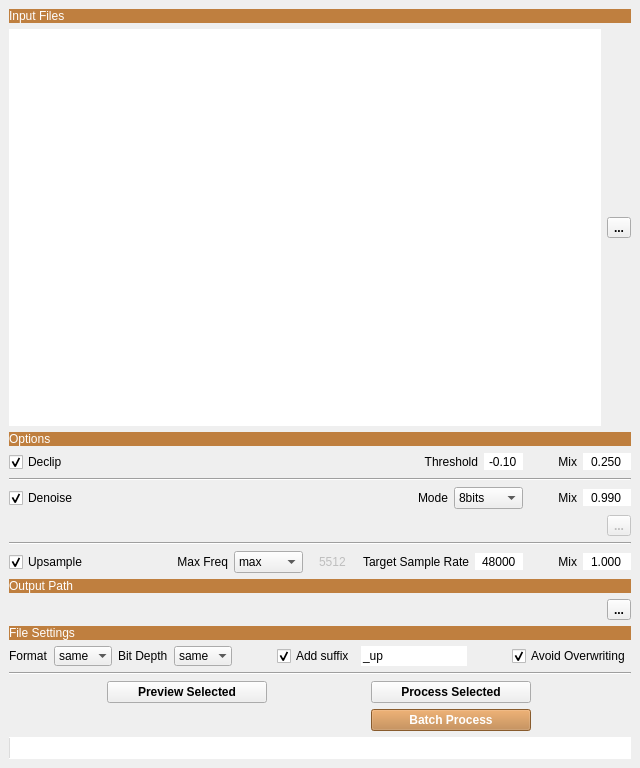
<?xml version="1.0" encoding="UTF-8"?>
<ui version="4.0">
 <class>upsample_tool_mw</class>
 <widget class="QMainWindow" name="upsample_tool_mw">
  <property name="geometry">
   <rect>
    <x>0</x>
    <y>0</y>
    <width>640</width>
    <height>768</height>
   </rect>
  </property>
  <property name="windowTitle">
   <string>Upsample Tool</string>
  </property>
  <property name="locale">
   <locale language="English" country="UnitedStates"/>
  </property>
  <widget class="QWidget" name="centralwidget">
   <layout class="QVBoxLayout" name="verticalLayout">
    <item>
     <widget class="QLabel" name="files_title_l">
      <property name="sizePolicy">
       <sizepolicy hsizetype="Minimum" vsizetype="Fixed">
        <horstretch>0</horstretch>
        <verstretch>0</verstretch>
       </sizepolicy>
      </property>
      <property name="minimumSize">
       <size>
        <width>64</width>
        <height>0</height>
       </size>
      </property>
      <property name="styleSheet">
       <string notr="true">background-color: rgb(191, 127, 63);
color: rgb(255, 255, 255);</string>
      </property>
      <property name="text">
       <string>Input Files</string>
      </property>
     </widget>
    </item>
    <item>
     <layout class="QHBoxLayout" name="files_lyt">
      <item>
       <widget class="QListWidget" name="files_lw">
        <property name="toolTip">
         <string>Drag and drop files or directories
Right click for context actions
Double-click to play</string>
        </property>
        <property name="frameShape">
         <enum>QFrame::NoFrame</enum>
        </property>
        <property name="dragDropMode">
         <enum>QAbstractItemView::DropOnly</enum>
        </property>
        <property name="selectionMode">
         <enum>QAbstractItemView::ExtendedSelection</enum>
        </property>
       </widget>
      </item>
      <item>
       <widget class="QToolButton" name="set_files_tb">
        <property name="font">
         <font>
          <weight>75</weight>
          <bold>true</bold>
         </font>
        </property>
        <property name="toolTip">
         <string>Set files to process</string>
        </property>
        <property name="text">
         <string>...</string>
        </property>
       </widget>
      </item>
     </layout>
    </item>
    <item>
     <widget class="QLabel" name="options_title_l">
      <property name="sizePolicy">
       <sizepolicy hsizetype="Minimum" vsizetype="Fixed">
        <horstretch>0</horstretch>
        <verstretch>0</verstretch>
       </sizepolicy>
      </property>
      <property name="minimumSize">
       <size>
        <width>64</width>
        <height>0</height>
       </size>
      </property>
      <property name="styleSheet">
       <string notr="true">background-color: rgb(191, 127, 63);
color: rgb(255, 255, 255);</string>
      </property>
      <property name="text">
       <string>Options</string>
      </property>
     </widget>
    </item>
    <item>
     <layout class="QHBoxLayout" name="declip_lyt">
      <item>
       <widget class="QCheckBox" name="declip_cb">
        <property name="toolTip">
         <string>Simplistic declip to help denoise and upsampling</string>
        </property>
        <property name="text">
         <string>Declip</string>
        </property>
        <property name="checked">
         <bool>true</bool>
        </property>
       </widget>
      </item>
      <item>
       <spacer name="horizontalSpacer_7">
        <property name="orientation">
         <enum>Qt::Horizontal</enum>
        </property>
        <property name="sizeHint" stdset="0">
         <size>
          <width>40</width>
          <height>20</height>
         </size>
        </property>
       </spacer>
      </item>
      <item>
       <widget class="QWidget" name="declip_wid" native="true">
        <layout class="QHBoxLayout" name="horizontalLayout_2">
         <property name="leftMargin">
          <number>0</number>
         </property>
         <property name="topMargin">
          <number>0</number>
         </property>
         <property name="rightMargin">
          <number>0</number>
         </property>
         <property name="bottomMargin">
          <number>0</number>
         </property>
         <item>
          <widget class="QLabel" name="declip_th_l">
           <property name="minimumSize">
            <size>
             <width>48</width>
             <height>0</height>
            </size>
           </property>
           <property name="text">
            <string>Threshold</string>
           </property>
           <property name="alignment">
            <set>Qt::AlignRight|Qt::AlignTrailing|Qt::AlignVCenter</set>
           </property>
          </widget>
         </item>
         <item>
          <widget class="QDoubleSpinBox" name="declip_th_dsb">
           <property name="sizePolicy">
            <sizepolicy hsizetype="Preferred" vsizetype="Fixed">
             <horstretch>0</horstretch>
             <verstretch>0</verstretch>
            </sizepolicy>
           </property>
           <property name="toolTip">
            <string>Declip threshold in dB</string>
           </property>
           <property name="frame">
            <bool>false</bool>
           </property>
           <property name="alignment">
            <set>Qt::AlignCenter</set>
           </property>
           <property name="buttonSymbols">
            <enum>QAbstractSpinBox::NoButtons</enum>
           </property>
           <property name="minimum">
            <double>-12.000000000000000</double>
           </property>
           <property name="maximum">
            <double>0.000000000000000</double>
           </property>
           <property name="singleStep">
            <double>0.100000000000000</double>
           </property>
           <property name="value">
            <double>-0.100000000000000</double>
           </property>
          </widget>
         </item>
         <item>
          <widget class="QLabel" name="declip_mix_l">
           <property name="minimumSize">
            <size>
             <width>48</width>
             <height>0</height>
            </size>
           </property>
           <property name="text">
            <string>Mix</string>
           </property>
           <property name="alignment">
            <set>Qt::AlignRight|Qt::AlignTrailing|Qt::AlignVCenter</set>
           </property>
          </widget>
         </item>
         <item>
          <widget class="QDoubleSpinBox" name="declip_mix_dsb">
           <property name="sizePolicy">
            <sizepolicy hsizetype="Preferred" vsizetype="Fixed">
             <horstretch>0</horstretch>
             <verstretch>0</verstretch>
            </sizepolicy>
           </property>
           <property name="minimumSize">
            <size>
             <width>48</width>
             <height>0</height>
            </size>
           </property>
           <property name="toolTip">
            <string>Blend with original audio</string>
           </property>
           <property name="frame">
            <bool>false</bool>
           </property>
           <property name="alignment">
            <set>Qt::AlignCenter</set>
           </property>
           <property name="buttonSymbols">
            <enum>QAbstractSpinBox::NoButtons</enum>
           </property>
           <property name="decimals">
            <number>3</number>
           </property>
           <property name="maximum">
            <double>1.000000000000000</double>
           </property>
           <property name="singleStep">
            <double>0.100000000000000</double>
           </property>
           <property name="value">
            <double>0.250000000000000</double>
           </property>
          </widget>
         </item>
        </layout>
       </widget>
      </item>
     </layout>
    </item>
    <item>
     <widget class="Line" name="line_2">
      <property name="orientation">
       <enum>Qt::Horizontal</enum>
      </property>
     </widget>
    </item>
    <item>
     <layout class="QHBoxLayout" name="denoise_lyt">
      <item>
       <widget class="QCheckBox" name="denoise_cb">
        <property name="toolTip">
         <string>Denoise audio using spectral gating</string>
        </property>
        <property name="text">
         <string>Denoise</string>
        </property>
        <property name="checked">
         <bool>true</bool>
        </property>
       </widget>
      </item>
      <item>
       <spacer name="horizontalSpacer_8">
        <property name="orientation">
         <enum>Qt::Horizontal</enum>
        </property>
        <property name="sizeHint" stdset="0">
         <size>
          <width>40</width>
          <height>20</height>
         </size>
        </property>
       </spacer>
      </item>
      <item>
       <widget class="QWidget" name="denoise_wid" native="true">
        <layout class="QHBoxLayout" name="horizontalLayout_3">
         <property name="leftMargin">
          <number>0</number>
         </property>
         <property name="topMargin">
          <number>0</number>
         </property>
         <property name="rightMargin">
          <number>0</number>
         </property>
         <property name="bottomMargin">
          <number>0</number>
         </property>
         <item>
          <widget class="QLabel" name="denoise_mode_l">
           <property name="minimumSize">
            <size>
             <width>48</width>
             <height>0</height>
            </size>
           </property>
           <property name="text">
            <string>Mode</string>
           </property>
           <property name="alignment">
            <set>Qt::AlignRight|Qt::AlignTrailing|Qt::AlignVCenter</set>
           </property>
          </widget>
         </item>
         <item>
          <widget class="QComboBox" name="denoise_mode_cmb">
           <property name="toolTip">
            <string>Noise type

8bits: Reduce 8 bits quantization noise
Custom: Use custom noise profile</string>
           </property>
           <item>
            <property name="text">
             <string>8bits</string>
            </property>
           </item>
           <item>
            <property name="text">
             <string>custom</string>
            </property>
           </item>
          </widget>
         </item>
         <item>
          <widget class="QLabel" name="denoise_mix_l">
           <property name="minimumSize">
            <size>
             <width>48</width>
             <height>0</height>
            </size>
           </property>
           <property name="text">
            <string>Mix</string>
           </property>
           <property name="alignment">
            <set>Qt::AlignRight|Qt::AlignTrailing|Qt::AlignVCenter</set>
           </property>
          </widget>
         </item>
         <item>
          <widget class="QDoubleSpinBox" name="denoise_mix_dsb">
           <property name="minimumSize">
            <size>
             <width>48</width>
             <height>0</height>
            </size>
           </property>
           <property name="toolTip">
            <string>Noise reduction factor</string>
           </property>
           <property name="frame">
            <bool>false</bool>
           </property>
           <property name="alignment">
            <set>Qt::AlignCenter</set>
           </property>
           <property name="buttonSymbols">
            <enum>QAbstractSpinBox::NoButtons</enum>
           </property>
           <property name="decimals">
            <number>3</number>
           </property>
           <property name="maximum">
            <double>4.000000000000000</double>
           </property>
           <property name="singleStep">
            <double>0.100000000000000</double>
           </property>
           <property name="value">
            <double>0.990000000000000</double>
           </property>
          </widget>
         </item>
        </layout>
       </widget>
      </item>
     </layout>
    </item>
    <item>
     <layout class="QHBoxLayout" name="noise_path_lyt">
      <item>
       <widget class="QWidget" name="noise_path_wid" native="true">
        <property name="enabled">
         <bool>false</bool>
        </property>
        <layout class="QHBoxLayout" name="horizontalLayout">
         <property name="leftMargin">
          <number>0</number>
         </property>
         <property name="topMargin">
          <number>0</number>
         </property>
         <property name="rightMargin">
          <number>0</number>
         </property>
         <property name="bottomMargin">
          <number>0</number>
         </property>
         <item>
          <widget class="QLabel" name="noise_path_l">
           <property name="sizePolicy">
            <sizepolicy hsizetype="Expanding" vsizetype="Preferred">
             <horstretch>0</horstretch>
             <verstretch>0</verstretch>
            </sizepolicy>
           </property>
           <property name="toolTip">
            <string>Path to custom noise profile</string>
           </property>
           <property name="text">
            <string/>
           </property>
          </widget>
         </item>
         <item>
          <widget class="QToolButton" name="set_noise_path_tb">
           <property name="font">
            <font>
             <weight>75</weight>
             <bold>true</bold>
            </font>
           </property>
           <property name="toolTip">
            <string>Set noise profile to use for denoise</string>
           </property>
           <property name="text">
            <string>...</string>
           </property>
          </widget>
         </item>
        </layout>
       </widget>
      </item>
     </layout>
    </item>
    <item>
     <widget class="Line" name="line_3">
      <property name="orientation">
       <enum>Qt::Horizontal</enum>
      </property>
     </widget>
    </item>
    <item>
     <layout class="QHBoxLayout" name="filter_side_lyt">
      <item>
       <widget class="QCheckBox" name="upsample_cb">
        <property name="toolTip">
         <string>Audio up-resolution by replicating upper frequency band</string>
        </property>
        <property name="text">
         <string>Upsample</string>
        </property>
        <property name="checked">
         <bool>true</bool>
        </property>
       </widget>
      </item>
      <item>
       <widget class="QWidget" name="upsample_wid" native="true">
        <layout class="QHBoxLayout" name="horizontalLayout_4">
         <property name="leftMargin">
          <number>0</number>
         </property>
         <property name="topMargin">
          <number>0</number>
         </property>
         <property name="rightMargin">
          <number>0</number>
         </property>
         <property name="bottomMargin">
          <number>0</number>
         </property>
         <item>
          <widget class="QLabel" name="f_max_l">
           <property name="minimumSize">
            <size>
             <width>48</width>
             <height>0</height>
            </size>
           </property>
           <property name="text">
            <string>Max Freq</string>
           </property>
           <property name="alignment">
            <set>Qt::AlignRight|Qt::AlignTrailing|Qt::AlignVCenter</set>
           </property>
          </widget>
         </item>
         <item>
          <widget class="QComboBox" name="f_max_mode_cmb">
           <property name="toolTip">
            <string>Upper frequency threshold before up-sampling

max: Nyquist, Input sampling rate / 2 (default)
custom: When input audio features a cutoff lower than Nyquist</string>
           </property>
           <item>
            <property name="text">
             <string>max</string>
            </property>
           </item>
           <item>
            <property name="text">
             <string>custom</string>
            </property>
           </item>
          </widget>
         </item>
         <item>
          <widget class="QSpinBox" name="f_max_sb">
           <property name="enabled">
            <bool>false</bool>
           </property>
           <property name="minimumSize">
            <size>
             <width>48</width>
             <height>0</height>
            </size>
           </property>
           <property name="frame">
            <bool>false</bool>
           </property>
           <property name="alignment">
            <set>Qt::AlignCenter</set>
           </property>
           <property name="buttonSymbols">
            <enum>QAbstractSpinBox::NoButtons</enum>
           </property>
           <property name="minimum">
            <number>0</number>
           </property>
           <property name="maximum">
            <number>24000</number>
           </property>
           <property name="value">
            <number>5512</number>
           </property>
          </widget>
         </item>
         <item>
          <widget class="QLabel" name="target_sr_l">
           <property name="minimumSize">
            <size>
             <width>48</width>
             <height>0</height>
            </size>
           </property>
           <property name="text">
            <string>Target Sample Rate</string>
           </property>
           <property name="alignment">
            <set>Qt::AlignRight|Qt::AlignTrailing|Qt::AlignVCenter</set>
           </property>
          </widget>
         </item>
         <item>
          <widget class="QSpinBox" name="target_sr_sb">
           <property name="minimumSize">
            <size>
             <width>48</width>
             <height>0</height>
            </size>
           </property>
           <property name="frame">
            <bool>false</bool>
           </property>
           <property name="alignment">
            <set>Qt::AlignCenter</set>
           </property>
           <property name="buttonSymbols">
            <enum>QAbstractSpinBox::NoButtons</enum>
           </property>
           <property name="minimum">
            <number>32000</number>
           </property>
           <property name="maximum">
            <number>96000</number>
           </property>
           <property name="value">
            <number>48000</number>
           </property>
          </widget>
         </item>
         <item>
          <widget class="QLabel" name="upsample_mix_l">
           <property name="minimumSize">
            <size>
             <width>48</width>
             <height>0</height>
            </size>
           </property>
           <property name="text">
            <string>Mix</string>
           </property>
           <property name="alignment">
            <set>Qt::AlignRight|Qt::AlignTrailing|Qt::AlignVCenter</set>
           </property>
          </widget>
         </item>
         <item>
          <widget class="QDoubleSpinBox" name="upsample_mix_dsb">
           <property name="minimumSize">
            <size>
             <width>48</width>
             <height>0</height>
            </size>
           </property>
           <property name="toolTip">
            <string>Replicated bands multiplying factor</string>
           </property>
           <property name="frame">
            <bool>false</bool>
           </property>
           <property name="alignment">
            <set>Qt::AlignCenter</set>
           </property>
           <property name="buttonSymbols">
            <enum>QAbstractSpinBox::NoButtons</enum>
           </property>
           <property name="decimals">
            <number>3</number>
           </property>
           <property name="maximum">
            <double>2.000000000000000</double>
           </property>
           <property name="singleStep">
            <double>0.100000000000000</double>
           </property>
           <property name="value">
            <double>1.000000000000000</double>
           </property>
          </widget>
         </item>
        </layout>
       </widget>
      </item>
     </layout>
    </item>
    <item>
     <widget class="QLabel" name="output_path_title_l">
      <property name="sizePolicy">
       <sizepolicy hsizetype="Minimum" vsizetype="Fixed">
        <horstretch>0</horstretch>
        <verstretch>0</verstretch>
       </sizepolicy>
      </property>
      <property name="minimumSize">
       <size>
        <width>64</width>
        <height>0</height>
       </size>
      </property>
      <property name="styleSheet">
       <string notr="true">background-color: rgb(191, 127, 63);
color: rgb(255, 255, 255);</string>
      </property>
      <property name="text">
       <string>Output Path</string>
      </property>
     </widget>
    </item>
    <item>
     <layout class="QHBoxLayout" name="output_path_lyt">
      <item>
       <widget class="QLabel" name="output_path_l">
        <property name="sizePolicy">
         <sizepolicy hsizetype="Minimum" vsizetype="Fixed">
          <horstretch>0</horstretch>
          <verstretch>0</verstretch>
         </sizepolicy>
        </property>
        <property name="toolTip">
         <string>Output path</string>
        </property>
       </widget>
      </item>
      <item>
       <widget class="QToolButton" name="set_output_path_tb">
        <property name="font">
         <font>
          <weight>75</weight>
          <bold>true</bold>
         </font>
        </property>
        <property name="toolTip">
         <string>Set output path
Process files in their respective directory if empty</string>
        </property>
        <property name="text">
         <string>...</string>
        </property>
       </widget>
      </item>
     </layout>
    </item>
    <item>
     <widget class="QLabel" name="settings_title_l">
      <property name="sizePolicy">
       <sizepolicy hsizetype="Minimum" vsizetype="Fixed">
        <horstretch>0</horstretch>
        <verstretch>0</verstretch>
       </sizepolicy>
      </property>
      <property name="minimumSize">
       <size>
        <width>64</width>
        <height>0</height>
       </size>
      </property>
      <property name="styleSheet">
       <string notr="true">background-color: rgb(191, 127, 63);
color: rgb(255, 255, 255);</string>
      </property>
      <property name="text">
       <string>File Settings</string>
      </property>
     </widget>
    </item>
    <item>
     <layout class="QHBoxLayout" name="file_settings_lyt">
      <item>
       <widget class="QLabel" name="label_2">
        <property name="sizePolicy">
         <sizepolicy hsizetype="Preferred" vsizetype="Fixed">
          <horstretch>0</horstretch>
          <verstretch>0</verstretch>
         </sizepolicy>
        </property>
        <property name="text">
         <string>Format</string>
        </property>
       </widget>
      </item>
      <item>
       <widget class="QComboBox" name="format_cmb">
        <property name="sizePolicy">
         <sizepolicy hsizetype="Minimum" vsizetype="Fixed">
          <horstretch>0</horstretch>
          <verstretch>0</verstretch>
         </sizepolicy>
        </property>
        <property name="toolTip">
         <string>flac only allows integer format up to 24 bits
Use wav for 32 bits float</string>
        </property>
        <property name="currentIndex">
         <number>0</number>
        </property>
        <property name="frame">
         <bool>false</bool>
        </property>
        <item>
         <property name="text">
          <string>same</string>
         </property>
        </item>
        <item>
         <property name="text">
          <string>wav</string>
         </property>
        </item>
        <item>
         <property name="text">
          <string>flac</string>
         </property>
        </item>
       </widget>
      </item>
      <item>
       <widget class="QLabel" name="bd_l">
        <property name="sizePolicy">
         <sizepolicy hsizetype="Fixed" vsizetype="Fixed">
          <horstretch>0</horstretch>
          <verstretch>0</verstretch>
         </sizepolicy>
        </property>
        <property name="text">
         <string>Bit Depth</string>
        </property>
       </widget>
      </item>
      <item>
       <widget class="QComboBox" name="bitdepth_cmb">
        <property name="sizePolicy">
         <sizepolicy hsizetype="Minimum" vsizetype="Fixed">
          <horstretch>0</horstretch>
          <verstretch>0</verstretch>
         </sizepolicy>
        </property>
        <property name="currentIndex">
         <number>0</number>
        </property>
        <property name="frame">
         <bool>false</bool>
        </property>
        <item>
         <property name="text">
          <string>same</string>
         </property>
        </item>
        <item>
         <property name="text">
          <string>16</string>
         </property>
        </item>
        <item>
         <property name="text">
          <string>24</string>
         </property>
        </item>
        <item>
         <property name="text">
          <string>32</string>
         </property>
        </item>
       </widget>
      </item>
      <item>
       <spacer name="horizontalSpacer_2">
        <property name="orientation">
         <enum>Qt::Horizontal</enum>
        </property>
        <property name="sizeHint" stdset="0">
         <size>
          <width>40</width>
          <height>20</height>
         </size>
        </property>
       </spacer>
      </item>
      <item>
       <widget class="QCheckBox" name="add_suffix_cb">
        <property name="sizePolicy">
         <sizepolicy hsizetype="Fixed" vsizetype="Fixed">
          <horstretch>0</horstretch>
          <verstretch>0</verstretch>
         </sizepolicy>
        </property>
        <property name="text">
         <string>Add suffix</string>
        </property>
        <property name="checked">
         <bool>true</bool>
        </property>
       </widget>
      </item>
      <item>
       <widget class="QLineEdit" name="suffix_le">
        <property name="sizePolicy">
         <sizepolicy hsizetype="Fixed" vsizetype="Fixed">
          <horstretch>0</horstretch>
          <verstretch>0</verstretch>
         </sizepolicy>
        </property>
        <property name="toolTip">
         <string>Suffix added to the base name</string>
        </property>
        <property name="text">
         <string>_up</string>
        </property>
        <property name="maxLength">
         <number>16</number>
        </property>
        <property name="frame">
         <bool>false</bool>
        </property>
       </widget>
      </item>
      <item>
       <spacer name="horizontalSpacer_4">
        <property name="orientation">
         <enum>Qt::Horizontal</enum>
        </property>
        <property name="sizeHint" stdset="0">
         <size>
          <width>40</width>
          <height>20</height>
         </size>
        </property>
       </spacer>
      </item>
      <item>
       <widget class="QCheckBox" name="no_overwriting_cb">
        <property name="toolTip">
         <string>Avoid overwriting original files by moving them to a backup directory</string>
        </property>
        <property name="text">
         <string>Avoid Overwriting</string>
        </property>
        <property name="checked">
         <bool>true</bool>
        </property>
       </widget>
      </item>
     </layout>
    </item>
    <item>
     <widget class="Line" name="line">
      <property name="orientation">
       <enum>Qt::Horizontal</enum>
      </property>
     </widget>
    </item>
    <item>
     <layout class="QGridLayout" name="buttons_lyt">
      <item row="0" column="1">
       <widget class="QPushButton" name="process_sel_pb">
        <property name="sizePolicy">
         <sizepolicy hsizetype="Fixed" vsizetype="Fixed">
          <horstretch>0</horstretch>
          <verstretch>0</verstretch>
         </sizepolicy>
        </property>
        <property name="minimumSize">
         <size>
          <width>160</width>
          <height>0</height>
         </size>
        </property>
        <property name="font">
         <font>
          <weight>75</weight>
          <bold>true</bold>
         </font>
        </property>
        <property name="toolTip">
         <string>Process selected item(s) with current settings</string>
        </property>
        <property name="text">
         <string>Process Selected</string>
        </property>
       </widget>
      </item>
      <item row="0" column="0">
       <widget class="QPushButton" name="preview_pb">
        <property name="sizePolicy">
         <sizepolicy hsizetype="Fixed" vsizetype="Fixed">
          <horstretch>0</horstretch>
          <verstretch>0</verstretch>
         </sizepolicy>
        </property>
        <property name="minimumSize">
         <size>
          <width>160</width>
          <height>0</height>
         </size>
        </property>
        <property name="font">
         <font>
          <weight>75</weight>
          <bold>true</bold>
         </font>
        </property>
        <property name="toolTip">
         <string>Apply current settings to selected item
and play the result without writing anything</string>
        </property>
        <property name="text">
         <string>Preview Selected</string>
        </property>
       </widget>
      </item>
      <item row="1" column="1">
       <widget class="QPushButton" name="process_pb">
        <property name="sizePolicy">
         <sizepolicy hsizetype="Fixed" vsizetype="Fixed">
          <horstretch>0</horstretch>
          <verstretch>0</verstretch>
         </sizepolicy>
        </property>
        <property name="minimumSize">
         <size>
          <width>160</width>
          <height>0</height>
         </size>
        </property>
        <property name="font">
         <font>
          <weight>75</weight>
          <bold>true</bold>
         </font>
        </property>
        <property name="toolTip">
         <string>Process all input files with current settings</string>
        </property>
        <property name="styleSheet">
         <string notr="true">QPushButton{background-color: rgb(191, 127, 63);color: rgb(255, 255, 255);}</string>
        </property>
        <property name="text">
         <string>Batch Process</string>
        </property>
        <property name="default">
         <bool>false</bool>
        </property>
       </widget>
      </item>
     </layout>
    </item>
    <item>
     <widget class="QProgressBar" name="progress_pb">
      <property name="styleSheet">
       <string notr="true">QProgressBar{border: none;}</string>
      </property>
      <property name="value">
       <number>0</number>
      </property>
      <property name="alignment">
       <set>Qt::AlignCenter</set>
      </property>
      <property name="textVisible">
       <bool>false</bool>
      </property>
      <property name="format">
       <string notr="true"/>
      </property>
     </widget>
    </item>
   </layout>
  </widget>
 </widget>
 <resources/>
 <connections/>
</ui>
